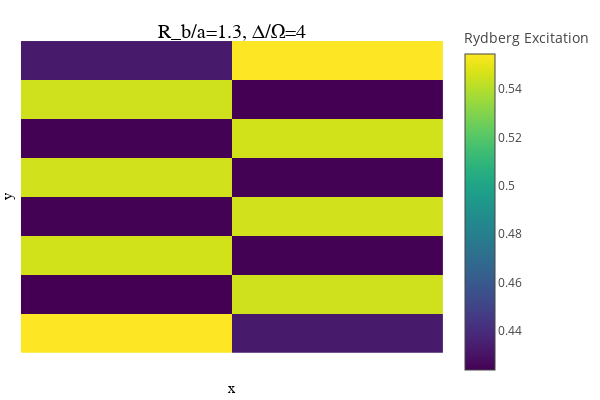

Notebook cell for this chart:
### Code cell
# snake mps starting at bottom left
geometry = "square"
N1 = 2 # x
N2 = 8 # y
# sites = siteinds("Qubit", N1 * N2)
# psi0 = MPS(sites, ["Dn" for i = 1:N1*N2])

focus(geometry, N1, N2, 4, 1.3, psi0, sites)[4]

### Figure 1 — Plotly figure (JSON) as saved in the notebook; plotly's stock layout.template omitted (floating-point values rounded to 4 significant figures; data arrays with more than 128 entries replaced by an {"elided": "..."} marker saying what was removed)
{"data": [{"colorbar": {"title": "Rydberg Excitation"}, "colorscale": {"elided": "256x2 mixed values"}, "hoverinfo": "none", "name": "y1", "showlegend": false, "showscale": true, "type": "heatmap", "x": [0.5, 1.5, 2.5], "xaxis": "x", "y": [0.5, 1.5, 2.5, 3.5, 4.5, 5.5, 6.5, 7.5, 8.5], "yaxis": "y", "z": [[0.5545, 0.4328], [0.4238, 0.5451], [0.5455, 0.4242], [0.4241, 0.5455], [0.5455, 0.4241], [0.4242, 0.5455], [0.5451, 0.4238], [0.4328, 0.5545]], "zmax": 0.5545, "zmin": 0.4238}], "layout": {"annotations": [{"font": {"color": "rgba(0, 0, 0, 1.000)", "family": "sans-serif", "size": 20}, "rotation": 0, "showarrow": false, "text": "R_b/a=1.3, Δ/Ω=4", "x": 0.5201, "xanchor": "center", "xref": "paper", "y": 1, "yanchor": "top", "yref": "paper"}], "height": 400, "legend": {"bgcolor": "rgba(255, 255, 255, 1.000)", "bordercolor": "rgba(0, 0, 0, 1.000)", "borderwidth": 1, "font": {"color": "rgba(0, 0, 0, 1.000)", "family": "sans-serif", "size": 11}, "title": {"font": {"color": "rgba(0, 0, 0, 1.000)", "family": "sans-serif", "size": 15}, "text": ""}, "tracegroupgap": 0, "traceorder": "normal", "x": 1, "xanchor": "auto", "y": 1, "yanchor": "auto"}, "margin": {"b": 20, "l": 0, "r": 0, "t": 20}, "paper_bgcolor": "rgba(255, 255, 255, 1.000)", "plot_bgcolor": "rgba(255, 255, 255, 1.000)", "showlegend": true, "width": 600, "xaxis": {"anchor": "y", "domain": [0.04684, 0.9934], "gridcolor": "rgba(0, 0, 0, 0.100)", "gridwidth": 0.5, "linecolor": "rgba(0, 0, 0, 1.000)", "mirror": false, "range": [0.5, 2.5], "showgrid": true, "showline": false, "showticklabels": false, "tickangle": 0, "tickcolor": "rgba(0, 0, 0, 0.000)", "tickfont": {"color": "rgba(0, 0, 0, 1.000)", "family": "sans-serif", "size": 11}, "tickmode": "array", "ticks": "inside", "ticktext": ["0.5", "1.0", "1.5", "2.0", "2.5"], "tickvals": [0.5, 1, 1.5, 2, 2.5], "title": "x", "titlefont": {"color": "rgba(0, 0, 0, 1.000)", "family": "sans-serif", "size": 15}, "type": "-", "visible": true, "zeroline": false, "zerolinecolor": "rgba(0, 0, 0, 1.000)"}, "yaxis": {"anchor": "x", "domain": [0.07581, 0.9415], "gridcolor": "rgba(0, 0, 0, 0.100)", "gridwidth": 0.5, "linecolor": "rgba(0, 0, 0, 1.000)", "mirror": false, "range": [0.5, 8.5], "showgrid": true, "showline": false, "showticklabels": false, "tickangle": 0, "tickcolor": "rgba(0, 0, 0, 0.000)", "tickfont": {"color": "rgba(0, 0, 0, 1.000)", "family": "sans-serif", "size": 11}, "tickmode": "array", "ticks": "inside", "ticktext": ["2", "4", "6", "8"], "tickvals": [2, 4, 6, 8], "title": "y", "titlefont": {"color": "rgba(0, 0, 0, 1.000)", "family": "sans-serif", "size": 15}, "type": "-", "visible": true, "zeroline": false, "zerolinecolor": "rgba(0, 0, 0, 1.000)"}}}
